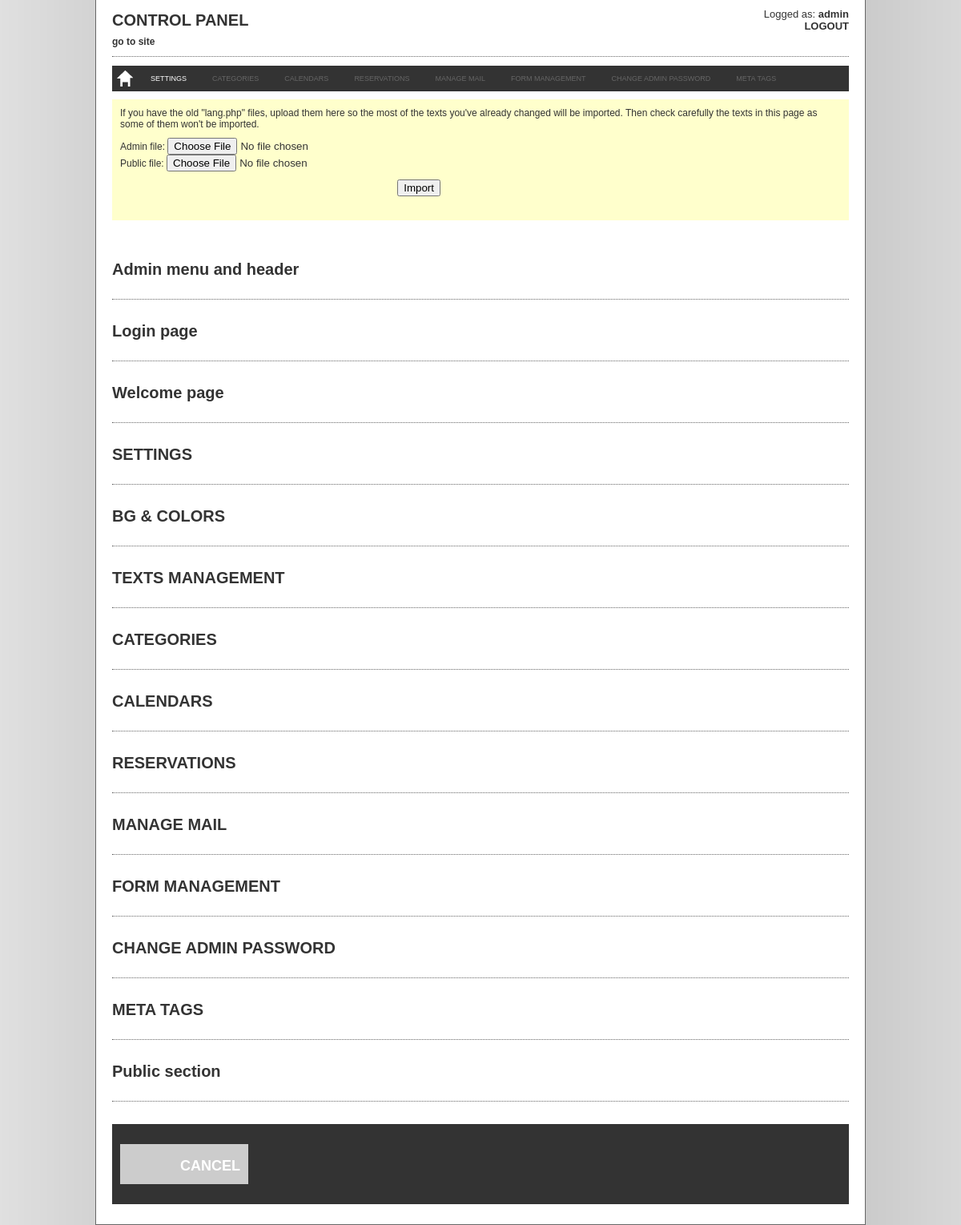
/admin/texts.php (signed in), run on the app's committed database.
### tables this page shows
CREATE TABLE `booking_texts` (
  `text_id` int(11) unsigned NOT NULL AUTO_INCREMENT,
  `page_id` int(11) NOT NULL,
  `text_label` varchar(255) NOT NULL DEFAULT '',
  `text_value` text NOT NULL,
  PRIMARY KEY (`text_id`)
);

### admin/common.php (called while the page is built, shortened)
<?php
include_once dirname(__FILE__).'/class/settings.class.php';
$settingObj = new setting();
include_once dirname(__FILE__).'/class/lang.class.php';
$langObj = new lang();
?>

### admin/class/lang.class.php (called while the page is built, shortened)
<?php
class lang {
	private function doLanguageQuery($label) {
		$languageQry = mysql_query("SELECT * FROM booking_texts WHERE text_label='".mysql_real_escape_string($label)."'");
		return stripslashes(mysql_result($languageQry,0,'text_value'));
	}
	public function getLabel($label) {
		return lang::doLanguageQuery($label);
	}
}
?>

### admin/class/settings.class.php (called while the page is built, shortened)
<?php
class setting {
	private function doSettingQuery($setting) {
		$settingQry = mysql_query("SELECT * FROM booking_config WHERE config_name='".mysql_real_escape_string($setting)."'");
		return mysql_result($settingQry,0,'config_value');
	}
	public function getReservationConfirmationMode() {
		return setting::doSettingQuery('reservation_confirmation_mode');
	}
	public function getSiteDomain() {
		return setting::doSettingQuery('site_domain');
	}
}
?>

### admin/texts.php (the view, shortened to what this page needs)
<?php
include 'common.php';
	?>
<?php
include 'include/header.php';
?>
<div id="top_bg_container_all">
    <div id="container_all">
        <div id="container_content">
        <?php
        include 'include/menu.php';
        ?>
       	<div style="background-color:#FFC; padding:10px;width:900px;margin-top:10px">
        <form name="uploadtexts" action="" method="post" enctype="multipart/form-data">
        	<div id="label_input">
            	If you have the old "lang.php" files, upload them here so the most of the texts you've already changed will be imported. Then check carefully the texts in this page as some of them won't be imported.
            </div>
            <div id="input_box">
            	Admin file:&nbsp;<input type="file" name="admin_file" /><br />
                Public file:&nbsp;<input type="file" name="public_file" />
            </div>
            <div id="input_box" style="float:right;margin-right:500px;margin-bottom:20px"><input type="submit" value="Import" /></div>
        </form>
        </div>
        <div id="form_container">
        <div id="label_input" class="pointer" onclick="javascript:showTexts(1);">
            <div class="label_title"><?php echo $langObj->getLabel("TEXT_ADMIN_MENU_AND_HEADER"); ?></div>
        </div>
        <div id="rowspace"></div>
        <div id="rowline"></div>
        <div id="rowspace"></div>
        <div id="label_input" class="pointer" onclick="javascript:showTexts(13);">
            <div class="label_title"><?php echo $langObj->getLabel("TEXT_LOGIN_PAGE"); ?></div>
        </div>
        <form name="edittexts" action="ajax/saveTexts.php" method="post" tmt:validate="true" enctype="multipart/form-data" target="iframe_submit" onsubmit="return showLoader();">
        <div id="rowspace"></div>
        <div id="rowline"></div>
        <div id="rowspace"></div>
        </form>
        <div id="label_input" class="pointer" onclick="javascript:showTexts(2);">
            <div class="label_title"><?php echo $langObj->getLabel("TEXT_WELCOME_PAGE"); ?></div>
        </div>
        <div id="rowspace"></div>
        <div id="rowline"></div>
        <div id="rowspace"></div>
        <div id="label_input" class="pointer" onclick="javascript:showTexts(3);">
            <div class="label_title"><?php echo $langObj->getLabel("MENU_SETTINGS"); ?></div>
        </div>
        <div id="rowspace"></div>
        <div id="rowline"></div>
        <div id="rowspace"></div>
        <div id="label_input" class="pointer" onclick="javascript:showTexts(4);">
            <div class="label_title"><?php echo $langObj->getLabel("MENU_BG_AND_COLORS"); ?></div>
        </div>
        <div id="rowspace"></div>
        <div id="rowline"></div>
        <div id="rowspace"></div>
        <div id="label_input" class="pointer" onclick="javascript:showTexts(5);">
            <div class="label_title"><?php echo $langObj->getLabel("MENU_TEXT_MANAGEMENT"); ?></div>
        </div>
        <div id="rowspace"></div>
        <div id="rowline"></div>
        <div id="rowspace"></div>
        <div id="label_input" class="pointer" onclick="javascript:showTexts(14);">
            <div class="label_title"><?php echo $langObj->getLabel("MENU_CATEGORIES"); ?></div>
        </div>
        <div id="rowspace"></div>
        <div id="rowline"></div>
        <div id="rowspace"></div>
        <div id="label_input" class="pointer" onclick="javascript:showTexts(6);">
            <div class="label_title"><?php echo $langObj->getLabel("MENU_CALENDARS"); ?></div>
        </div>
        <div id="rowspace"></div>
        <div id="rowline"></div>
        <div id="rowspace"></div>
        <div id="label_input" class="pointer" onclick="javascript:showTexts(7);">
            <div class="label_title"><?php echo $langObj->getLabel("MENU_RESERVATIONS"); ?></div>
        </div>
        <div id="rowspace"></div>
        <div id="rowline"></div>
        <div id="rowspace"></div>
        <div id="label_input" class="pointer" onclick="javascript:showTexts(8);">
            <div class="label_title"><?php echo $langObj->getLabel("MENU_MANAGE_MAIL"); ?></div>
        </div>
        <div id="rowspace"></div>
        <div id="rowline"></div>
        <div id="rowspace"></div>
        <div id="label_input" class="pointer" onclick="javascript:showTexts(9);">
            <div class="label_title"><?php echo $langObj->getLabel("MENU_FORM_MANAGEMENT"); ?></div>
        </div>
        <div id="rowspace"></div>
        <div id="rowline"></div>
        <div id="rowspace"></div>
        <div id="label_input" class="pointer" onclick="javascript:showTexts(10);">
            <div class="label_title"><?php echo $langObj->getLabel("MENU_CHANGE_ADMIN_PASSWORD"); ?></div>
        </div>
        <div id="rowspace"></div>
        <div id="rowline"></div>
        <div id="rowspace"></div>
        <div id="label_input" class="pointer" onclick="javascript:showTexts(11);">
            <div class="label_title"><?php echo $langObj->getLabel("MENU_META_TAGS"); ?></div>
        </div>
        <div id="rowspace"></div>
        <div id="rowline"></div>
        <div id="rowspace"></div>
        <div id="label_input" class="pointer" onclick="javascript:showTexts(12);">
            <div class="label_title"><?php echo $langObj->getLabel("TEXT_PUBLIC_SECTION"); ?></div>
        </div>
        <div id="rowspace"></div>
        <div id="rowline"></div>
        <div id="rowspace"></div>
        <div class="bridge_buttons_container">
            <div ><a href="javascript:document.location.href='welcome.php';" class="cancel_button"><?php echo $langObj->getLabel("TEXTS_CANCEL_BUTTON"); ?></a></div>
        </div>
        <div id="rowspace"></div>
         </div>
        </div>
    </div>
</div>

### admin/include/menu.php (shortened to what this page needs)
<div id="header_container">
	<?php
    if(isset($_SESSION["admin_id"]) && $_SESSION["admin_id"] != 0) {
	?>
        <div class="header_left">
            <div class="header_title"><h1><?php echo $langObj->getLabel("MENU_CONTROL_PANEL_TITLE"); ?></h1></div>
            <div class="link_website"><a href="../" target="_blank"><?php echo $langObj->getLabel("MENU_GO_TO_SITE"); ?></a></div>
        </div>
        <div class="header_identity_container">
            <div class="header_identity"><?php echo $langObj->getLabel("MENU_LOGGED_AS"); ?> <strong><?php echo $_SESSION["admin_name"]?></strong></div>
            <div class="header_logout"><strong><a href="logout.php"><?php echo $langObj->getLabel("MENU_LOGOUT"); ?></a></strong></div>
        </div>
        <div class="line_dotted"></div>
    <?php
	}
	?>
</div>
<div id="menu_container">
    <div id="menu">
    <ul>
        <?php
        if(isset($_SESSION["admin_id"]) && $_SESSION["admin_id"] != 0) {
		?>
        	<li><a href="welcome.php" class="home_button"></a></li>
            <?php
			if($settingObj->getReservationConfirmationMode() == 0 && $settingObj->getSiteDomain() == '') {
				?>
                <li><a href="configuration.php" <?php if(stristr($_SERVER["SCRIPT_NAME"],"configuration.php")) { echo "style='background-color: #666;'"; }?>><?php echo $langObj->getLabel("MENU_SETTINGS"); ?></a></li>
                <li><a href="#" style='color: #666;'><?php echo $langObj->getLabel("MENU_CATEGORIES"); ?></a></li>
                <li><a href="#" style='color: #666;'><?php echo $langObj->getLabel("MENU_CALENDARS"); ?></a></li>
				<li><a href="#" style='color: #666;'><?php echo $langObj->getLabel("MENU_RESERVATIONS"); ?></a></li>
                <li><a href="#" style='color: #666;'><?php echo $langObj->getLabel("MENU_MANAGE_MAIL"); ?></a></li>
				<li><a href="#" style='color: #666;'><?php echo $langObj->getLabel("MENU_FORM_MANAGEMENT"); ?></a></li>
				<li><a href="#" style='color: #666;'><?php echo $langObj->getLabel("MENU_CHANGE_ADMIN_PASSWORD"); ?></a></li>
                <li><a href="#" style='color: #666;'><?php echo $langObj->getLabel("MENU_META_TAGS"); ?></a></li>
				<?php
			}
			?>
        <?php
		}
		?>
    </ul>
   </div>
</div>

### admin/css/style.css (style rules this page uses)
body { background: url(../images/bg.png) top center repeat-y; padding: 0px; margin: 0px; font-family:Arial, Helvetica, sans-serif; font-size:12px; color:#333; }
h1 { font-size: 20px; font-weight: bold; margin: 0px; padding: 0px; }
.pointer { cursor:pointer; }
#top_bg_container_all { padding: 0px; margin: 0px; height: 73px; }
#container_all { width: 960px; border: 1px solid #666; border-top: none; margin-left: auto; margin-right: auto; background: #fff; }
#container_content { width: 920px; margin-left: auto; margin-right: auto; }
.header_left { float: left; }
.header_title { width: 500px; height: 35px; line-height: 50px; }
.link_website { height: 20px; padding: 10px 0 5px; font-weight: bold; }
.link_website a { color: #333; text-decoration: none; font-weight: bold; }
.header_identity_container { float: right; text-align: right; font-size: 13px; }
.header_identity { margin-top: 10px; }
.header_logout a { text-decoration: none; color: #333; }
.line_dotted { width: 920px; height: 1px; border-top: 1px dotted #666666; }
#menu_container { width: 920px; height: 32px; margin-top: 10px; margin-left: auto; margin-right: auto; background: #333; z-index: 100; }
#menu { padding:0; margin:0; }
#menu ul { padding:0; margin:0; }
#menu li { position: relative; float: left; list-style: none; margin: 0; padding:0; font-size:9px; }
#menu li a { height: 32px; display: block; padding: 0 16px; text-decoration:none; text-align: center; line-height: 32px; background-color: #333; color: #fff; cursor: pointer; }
.home_button { height: 32px; background-image: url(../images/buttons/home.png); background-position: top left; }
#form_container { margin-top:50px; width:920px; }
.label_title { font-size: 20px; font-weight: bold; }
#input_box { margin-top: 10px; }
#rowspace { clear: both; height:25px; }
#rowline { height:3px; width:920px; border-top: 1px dotted #666; }
.bridge_buttons_container { width: 920px; height: 100px; background-color: #333; }
.cancel_button { background-color:#CCC; line-height: 54px; text-align: right; padding-right: 10px; display: block; font-weight: bold; font-size: 18px; text-decoration: none; border: none; cursor: pointer; float: left; width: 150px; height: 50px; margin-top: 25px; margin-left: 10px; color:#FFF; }

### data on the page
booking_texts: text_value "CONTROL PANEL"
booking_texts: text_value "go to site"
booking_texts: text_value "Logged as:"
booking_texts: text_value "LOGOUT"
booking_texts: text_value "SETTINGS"
booking_texts: text_value "CATEGORIES"
booking_texts: text_value "CALENDARS"
booking_texts: text_value "RESERVATIONS"
booking_texts: text_value "MANAGE MAIL"
booking_texts: text_value "FORM MANAGEMENT"
booking_texts: text_value "CHANGE ADMIN PASSWORD"
booking_texts: text_value "META TAGS"
booking_texts: text_value "Admin menu and header"
booking_texts: text_value "Login page"
booking_texts: text_value "Welcome page"
booking_texts: text_value "BG & COLORS"
booking_texts: text_value "TEXTS MANAGEMENT"

### other printed values
$_SESSION["admin_name"] "admin"
